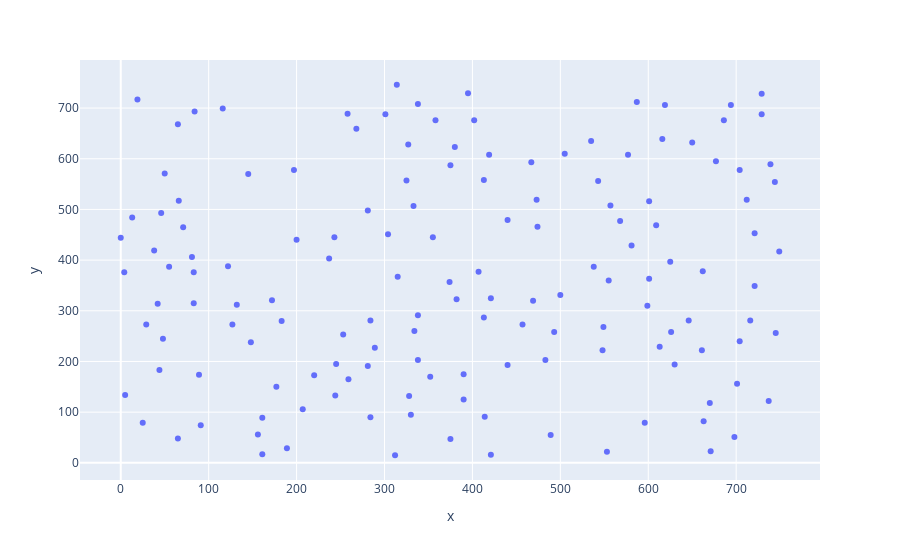

Write notebook code for a chart like this one.
### Code cell
def setup(void):
    astrocytes = generate_astrocytes()

    fig = px.scatter(x=astrocytes[:, 0], y=astrocytes[:, 1])

    fig.show()

### Figure 1 — Plotly figure (JSON) as saved in the notebook; plotly's stock layout.template omitted (floating-point values rounded to 4 significant figures; data arrays with more than 128 entries replaced by an {"elided": "..."} marker saying what was removed)
{"data": [{"hovertemplate": "x=%{x}<br>y=%{y}<extra></extra>", "legendgroup": "", "marker": {"color": "#636efa", "symbol": "circle"}, "mode": "markers", "name": "", "orientation": "v", "showlegend": false, "type": "scatter", "x": {"elided": "147 int values"}, "xaxis": "x", "y": {"elided": "147 int values"}, "yaxis": "y"}], "layout": {"legend": {"tracegroupgap": 0}, "margin": {"t": 60}, "xaxis": {"anchor": "y", "domain": [0, 1], "title": {"text": "x"}}, "yaxis": {"anchor": "x", "domain": [0, 1], "title": {"text": "y"}}}}
